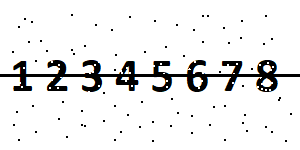
#> input picture images/digital_sp_line1.png, 300 x 150 px, found by its file name
$ jupyter execute noise.ipynb
#> lines starting #> are read from the running program, lines starting #| are printed output that depends on the picture; after the words box and inside, x2 and y2 are one past the last pixel; in counts of white or black regions, pixels touching at a corner belong together
[cell 1]
import cv2
import numpy as np
import matplotlib.pyplot as plt

[cell 2]
img = cv2.imread(r"C:\Users\BARTU\Desktop\images\digital_sp_line1.png")
#> img is the input picture: shape (150, 300, 3); mean B, G, R 235.2, 235.2, 235.2
gray = cv2.cvtColor(img, cv2.COLOR_BGR2GRAY) #grayscaling
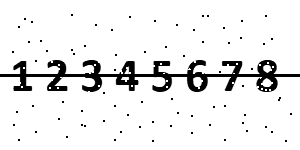
#> gray: shape (150, 300); min 0, max 255, mean 235.2

denoised = cv2.fastNlMeansDenoising(gray,None,20,7,21)

#Thresholding, to convert a grayscale image to a binary image.
thresh = cv2.threshold(denoised, 0, 255, cv2.THRESH_BINARY_INV + cv2.THRESH_OTSU)[1]
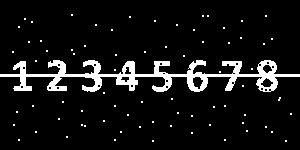
#> thresh: shape (150, 300); 7.8% white; 75 white regions (74 under 20 px), largest, box (x1, y1, x2, y2) and area: (0, 60, 300, 92) 3220

cv2.MORPH_OPEN, erosion followed by dilation.
(25, 1), 25px wide 1px tall

[cell 3]
horizontal_kernel = cv2.getStructuringElement(cv2.MORPH_RECT, (25, 1))
detect_horizontal = cv2.morphologyEx(thresh, cv2.MORPH_OPEN, horizontal_kernel, iterations=1)
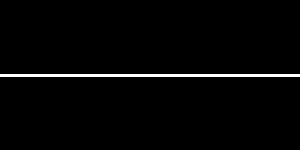
#> detect_horizontal: shape (150, 300); 2% white; 1 white region, box (x1, y1, x2, y2) and area: (0, 74, 300, 77) 900
subtracted = cv2.subtract(thresh, detect_horizontal)
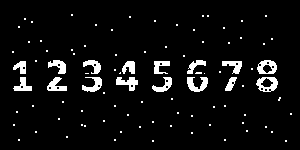
#> subtracted: shape (150, 300); 5.8% white; 94 white regions (78 under 20 px), largest, box (x1, y1, x2, y2) and area: (256, 77, 278, 92) 189, (187, 77, 208, 92) 187, (257, 60, 277, 74) 174

vertical_kernel = cv2.getStructuringElement(cv2.MORPH_RECT, (1, 6))
dilated = cv2.morphologyEx(subtracted, cv2.MORPH_DILATE, vertical_kernel, iterations=1)
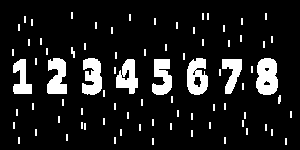
#> dilated: shape (150, 300); 11.4% white; 81 white regions (71 under 20 px), largest, box (x1, y1, x2, y2) and area: (256, 58, 278, 95) 659, (187, 58, 208, 95) 563, (82, 58, 102, 95) 556

kernel = np.ones((3,3), np.uint8)
result = cv2.morphologyEx(dilated, cv2.MORPH_ERODE, kernel, iterations=1)
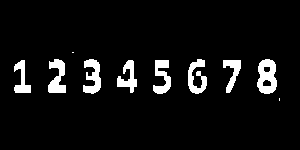
#> result: shape (150, 300); 6.4% white; 10 white regions (2 under 20 px), largest, box (x1, y1, x2, y2) and area: (257, 59, 277, 94) 495, (83, 59, 101, 94) 386, (48, 59, 66, 93) 382

[cell 4]
bitwise_result = cv2.bitwise_not(result)
#> bitwise_result: shape (150, 300); 93.6% white; 10 black regions (2 under 20 px)
plt.figure(figsize=(10, 6))
plt.subplot(2, 2, 1)
plt.imshow(img, cmap='gray')
plt.title('Original Image')

plt.subplot(2, 2, 2)
plt.imshow(bitwise_result, cmap='gray')
plt.title('Processed Image')

plt.show()
#> figure, not shown here; B, G, R data is drawn as R, G, B

[cell 5]
contours, hierarchy = cv2.findContours(result, cv2.RETR_EXTERNAL, cv2.CHAIN_APPROX_SIMPLE)
#> contours = 10 contours, 2 with area under 20; largest, box (x1, y1, x2, y2) and area: (257, 59, 277, 94) 520, (48, 59, 66, 93) 324, (83, 59, 101, 94) 320, (188, 59, 207, 94) 295, (153, 60, 171, 94) 292, (117, 60, 137, 93) 257, (223, 60, 241, 93) 230, (14, 60, 31, 93) 228
print ("Number of contours detected = %d" % len(contours))
#| Number of contours detected = 10

min_height = 10
for c in contours:
    x, y, w, h = cv2.boundingRect(c)
    if h > min_height:
        cv2.rectangle(img,(x,y),(x+w,y+h+1),(0,255,0),2)
#> this loop made 10 passes
#> (x, y, w, h) on passes 2 to 9: (223, 60, 18, 33), (153, 60, 18, 34), (117, 60, 20, 33), (14, 60, 17, 33), (257, 59, 20, 35), (188, 59, 19, 35), (83, 59, 18, 35), (48, 59, 18, 34)
#> (c, x, y, w, h) on passes 1, 10: ([[279, 98], [279, 100]], 279, 98, 1, 3), ([[72, 52], [73, 52]], 72, 52, 2, 1)
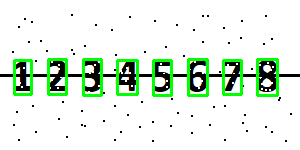
#> img: shape (150, 300, 3); 5.64% of pixels changed, all inside (x1, y1, x2, y2) = (13, 58, 279, 97)
